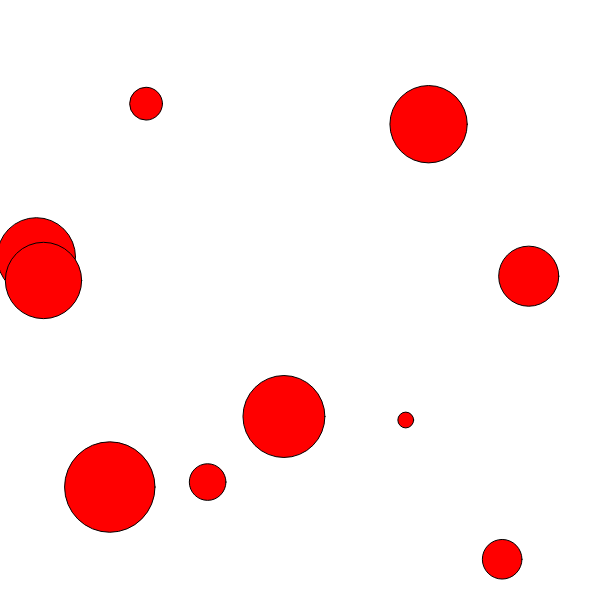
Frame 1 (no input)
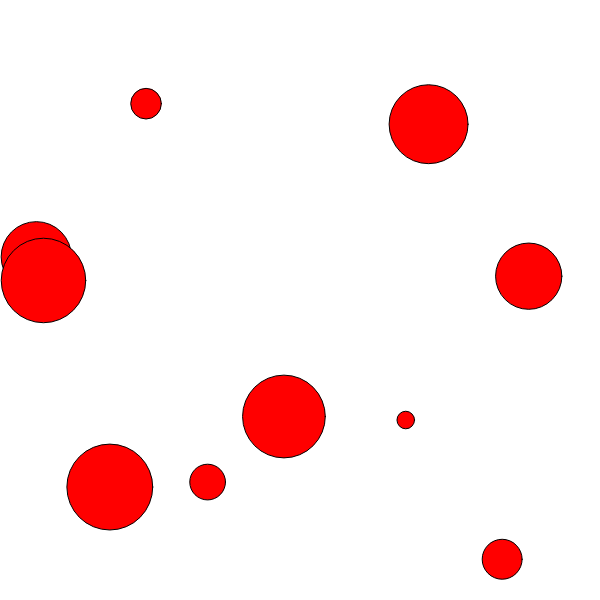
Frame 60 (no input)
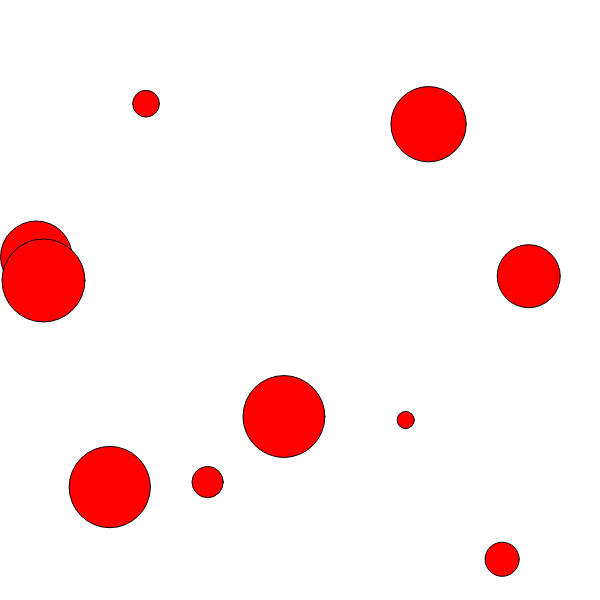
Frame 120 (the mouse pressed at the canvas centre since frame 60)

The p5.js sketch that drew these frames (run headless with seeded random() and noise() and a simulated clock; from frame 60 on, the mouse is pressed at the canvas centre):

// p5.js sketch
// ── sketch.js
function Circle(x, y) {
  this.x = x;
  this.y = y;
  this.radius = random(10, 100);

  this.display = function() {
    fill(255, 0, 0);
    this.radius += random(-1,1);
    ellipse(this.x, this.y, this.radius, this.radius);
  }
}

var circles = [];

function setup() {
  createCanvas(600, 600);
  for (var i = 0; i < 10; i++){
    var myCircle = new Circle(random(width), random(height));
    circles.push(myCircle);
  }

}

function draw() {
  background(255);
  for (var i = 0; i < 10; i++){
    circles[i].display();
  }
}
